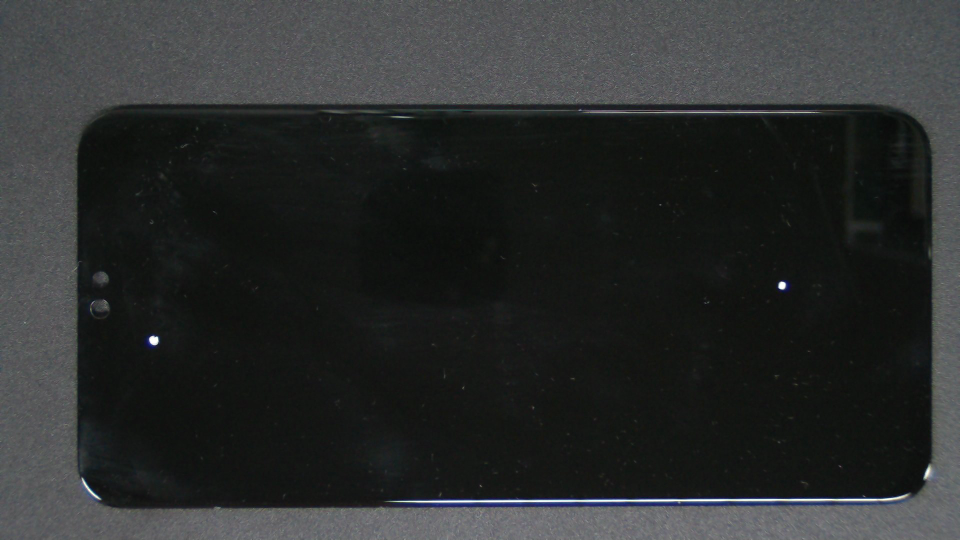
#> input picture Sta_0026.jpg, 1920 x 1080 px (shown at 1/2 size); its folder holds only this picture in this run
$ python -i Edge.py   (imports and definitions only)
#> lines starting #> are read from the running program, lines starting #| are printed output that depends on the picture; after the words box and inside, x2 and y2 are one past the last pixel; in counts of white or black regions, pixels touching at a corner belong together
import cv2
import numpy as np
import os


def calculate_average_gray(img):
    """
    计算图片的平均灰度值
    参数:
        image_path: 图片文件路径（本地路径）或网络图片URL
    返回:
        float: 图片的平均灰度值（范围 0-255，0=纯黑，255=纯白）
    """
    # 2. 转换为灰度图（彩色图转灰度的标准做法）
    gray_img = cv2.cvtColor(img, cv2.COLOR_BGR2GRAY)
    # 3. 计算平均灰度值（np.mean 计算所有像素的平均值）
    avg_gray = np.mean(gray_img)
    return round(avg_gray, 2)  # 保留两位小数，方便查看


def photo_classify(img):
    try:
        h, w = img.shape[:2]
        avg_gray = calculate_average_gray(img)
        print(f"平均灰度值：{avg_gray}")
        threshold = 65  # 阈值可根据你的样本调整
        if avg_gray < threshold:
            print("判断：图为全黑手机")
            """
            screen_x1 = 258   # 屏幕左边界
            screen_y1 = 200  # 屏幕上边界
            screen_x2 = 1673  # 屏幕右边界
            screen_y2 = 914  # 屏幕下边界
            """
            mask_calculate = background_segment(img, "black")
            mask = np.zeros((h, w), dtype=np.uint8)
            x1, y1, x2, y2 = 258, 205, 1673, 905
            cv2.rectangle(mask, (x1, y1), (x2, y2), 255, -1)
            intersection_mask = cv2.bitwise_and(mask_calculate, mask)
            return intersection_mask
        else:
            print("判断：图为带白色部分的手机")
            return background_segment(img, "white")
    except Exception as e:
        print(f"计算失败：{e}")


def background_segment(img,type):
    h, w = img.shape[:2]
    gray = cv2.cvtColor(img, cv2.COLOR_BGR2GRAY)
    if type == "white":
        _, thresh = cv2.threshold(gray, 50, 255, cv2.THRESH_BINARY_INV)
    else:
        _, thresh = cv2.threshold(gray, 0, 255, cv2.THRESH_BINARY_INV + cv2.THRESH_TRIANGLE)
    contours, _ = cv2.findContours(thresh, cv2.RETR_EXTERNAL, cv2.CHAIN_APPROX_SIMPLE)
    max_contour = max(contours, key=cv2.contourArea)  # 最大轮廓对应目标区域
    min_rect = cv2.minAreaRect(max_contour)  # 返回 (中心(x,y), (宽,高), 旋转角度)
    rect_points = cv2.boxPoints(min_rect)  # 转换为四个顶点坐标
    rect_points = np.int0(rect_points)  # 转为整数
    mask = np.zeros((h, w), dtype=np.uint8)
    sorted = sort_coordinates(rect_points)
    x_sorted = sorted[:, 0]  # 所有行的第0列（横坐标）
    y_sorted = sorted[:, 1]  # 所有行的第1列（纵坐标）
    if type == "white":
        (x1, y1, x2, y2) = (x_sorted[1] + 4, y_sorted[1] + 3, x_sorted[2] - 4, y_sorted[2] - 4)
    else:
        (x1, y1, x2, y2) = (x_sorted[1] + 4, y_sorted[1] + 19, x_sorted[2] - 4, y_sorted[2]-4)
    cv2.rectangle(mask, (x1, y1), (x2, y2), 255, -1)
    result = img.copy()
    cv2.drawContours(result, [rect_points], 0, (0, 255, 0), 2)  # 绘制最小矩形
    cv2.imwrite("seg.jpg", result)
    return mask


def sort_coordinates(arr):
    """
    将numpy数组的横坐标和纵坐标分别按从小到大排序
    （默认输入为形状类似 (n, 2) 的数组，每一行是一个点[横坐标, 纵坐标]）

    参数:
        arr: numpy数组，每一行是一个点[横坐标, 纵坐标]

    返回:
        numpy数组: 横坐标和纵坐标分别升序排列后的数组
    """
    # 提取横坐标（第0列）和纵坐标（第1列）
    x_coords = arr[:, 0]  # 所有行的第0列（横坐标）
    y_coords = arr[:, 1]  # 所有行的第1列（纵坐标）

    # 分别对横、纵坐标进行升序排序
    x_sorted = np.sort(x_coords)
    y_sorted = np.sort(y_coords)
    # 将排序后的横、纵坐标重新组合成数组
    sorted_arr = np.column_stack((x_sorted, y_sorted))
    return sorted_arr


def RemoveBackground(folder_path):
    for filename in os.listdir(folder_path):
        if not filename.lower().endswith(('.png', '.jpg', '.jpeg')):
            continue  # 跳过非图像文件
        img_path = os.path.join(folder_path, filename)
        img = cv2.imread(img_path)
        h, w = img.shape[:2]
        if img is None:
            print(f"无法读取图像 {filename}，跳过")
            continue
        file = os.path.join("result", filename)
        os.makedirs("result", exist_ok=True)
        mask = photo_classify(img)
        non_zero_coords = cv2.findNonZero(mask)
        if non_zero_coords is not None:
            x, y, w, h = cv2.boundingRect(non_zero_coords)
            # 裁剪最小包围区域
            cropped_image = img[y:y + h, x:x + w]
            print(f"已裁剪无用黑边，裁剪区域：x={x}, y={y}, 宽={w}, 高={h}")
            cv2.imwrite(file, cropped_image)
        else:
            print("non_zero_coords is None")

>>> import cv2
>>> picture = cv2.imread('Sta_0026.jpg')
#> picture is the input picture: shape (1080, 1920, 3); mean B, G, R 45, 45.4, 43.3
>>> result = photo_classify(picture)
#> in calculate_average_gray, `avg_gray = np.mean(gray_img)`: avg_gray = 44.72
#| 平均灰度值：44.72
#> in background_segment, `_, thresh = cv2.threshold(gray, 0, 255, cv2.THRESH_BINARY_INV + cv2.TH..`:
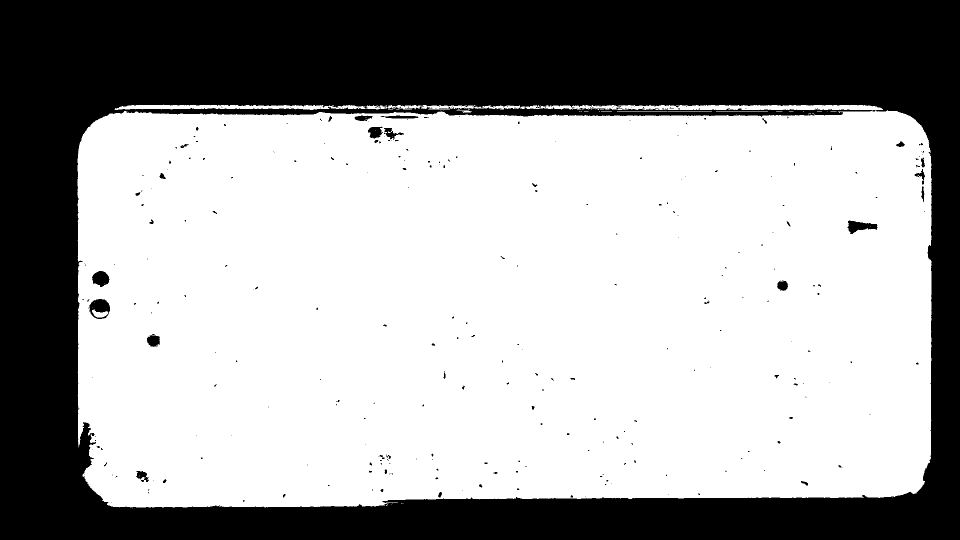
#> thresh: shape (1080, 1920) (shown at 1/2 size); 63.4% white; 338 black regions (285 under 20 px)
#> in background_segment, `contours, _ = cv2.findContours(thresh, cv2.RETR_EXTERNAL, cv2.CHAIN_AP..`: contours = 50 contours, 46 with area under 20; largest, box (x1, y1, x2, y2) and area: (155, 220, 1864, 1015) 1309389, (776, 210, 1766, 221) 6072, (229, 209, 775, 220) 3084, (913, 221, 944, 226) 40
#> in background_segment, `max_contour = max(contours, key=cv2.contourArea)`: max_contour = contour of 1583 points, box (x1, y1, x2, y2) (155, 220, 1864, 1015), area 1309389
#> in background_segment, `min_rect = cv2.minAreaRect(max_contour)`: min_rect = ((1009.1, 617.2), (1708.6, 792.4), -0.075)
#> in background_segment, `rect_points = cv2.boxPoints(min_rect)`: rect_points = [[155.3, 1014.5], [154.3, 222.1], [1862.8, 219.9], [1863.9, 1012.3]]
#> in background_segment, `rect_points = np.int0(rect_points)`: rect_points = [[155, 1014], [154, 222], [1862, 219], [1863, 1012]]
#> in sort_coordinates, `x_coords = arr[:, 0]`: x_coords = [155, 154, 1862, 1863]
#> in sort_coordinates, `y_coords = arr[:, 1]`: y_coords = [1014, 222, 219, 1012]
#> in sort_coordinates, `x_sorted = np.sort(x_coords)`: x_sorted = [154, 155, 1862, 1863]
#> in sort_coordinates, `y_sorted = np.sort(y_coords)`: y_sorted = [219, 222, 1012, 1014]
#> in sort_coordinates, `sorted_arr = np.column_stack((x_sorted, y_sorted))`: sorted_arr = [[154, 219], [155, 222], [1862, 1012], [1863, 1014]]
#> in background_segment, `sorted = sort_coordinates(rect_points)`: sorted has the same summary as sorted_arr in sort_coordinates
#> in background_segment, `x_sorted = sorted[:, 0]`: x_sorted = [154, 155, 1862, 1863]
#> in background_segment, `y_sorted = sorted[:, 1]`: y_sorted = [219, 222, 1012, 1014]
#> in background_segment, `(x1, y1, x2, y2) = (x_sorted[1] + 4, y_sorted[1] + 19, x_sorted[2] - 4..`: x1 = 159; y1 = 241; x2 = 1858; y2 = 1008
#> in background_segment, `cv2.rectangle(mask, (x1, y1), (x2, y2), 255, -1)`:
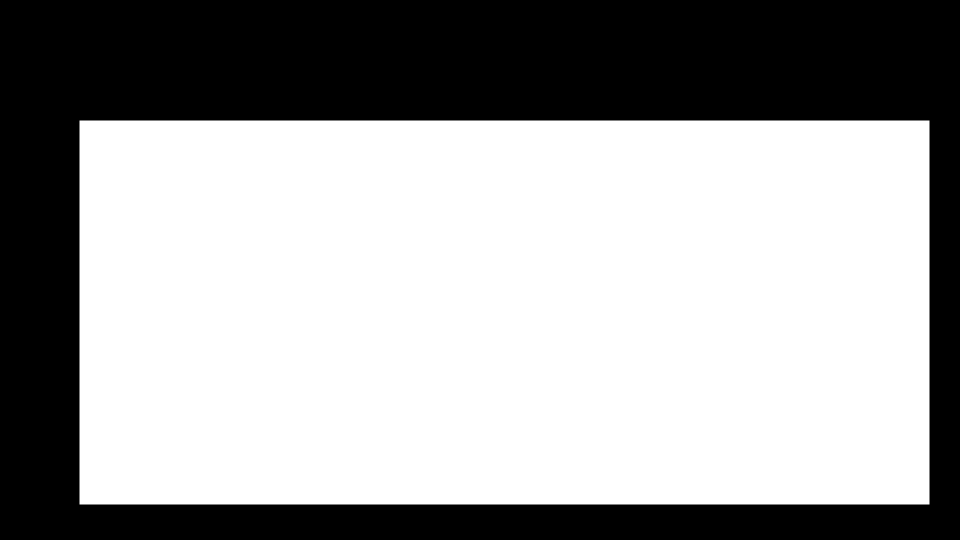
#> mask: shape (1080, 1920) (shown at 1/2 size); 63% white; 1 black region, box (x1, y1, x2, y2) and area: (0, 0, 1920, 1080) 768000
#> in background_segment, `cv2.drawContours(result, [rect_points], 0, (0, 255, 0), 2)`:
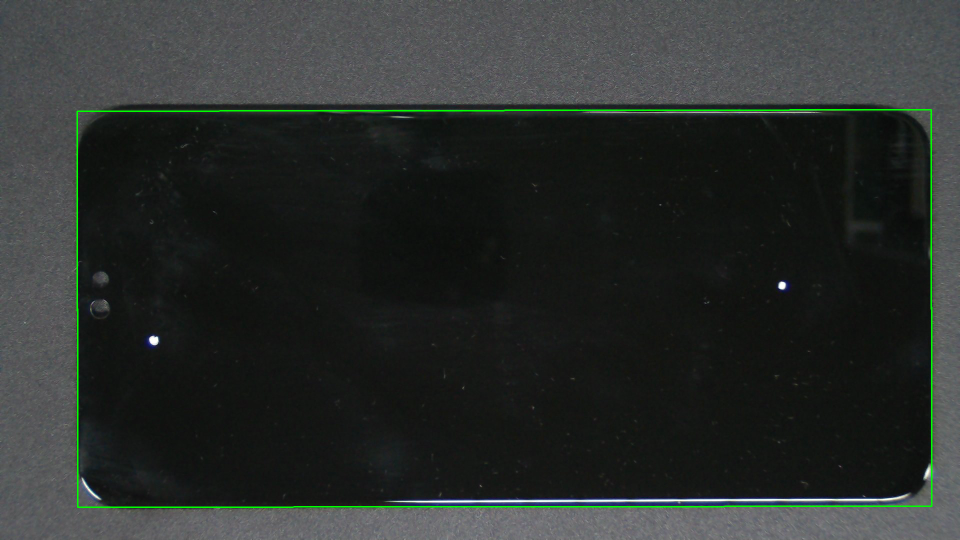
#> result: shape (1080, 1920, 3) (shown at 1/2 size); 0.72% of pixels changed, all inside (x1, y1, x2, y2) = (153, 218, 1865, 1016)
#> in photo_classify, `cv2.rectangle(mask, (x1, y1), (x2, y2), 255, -1)`:
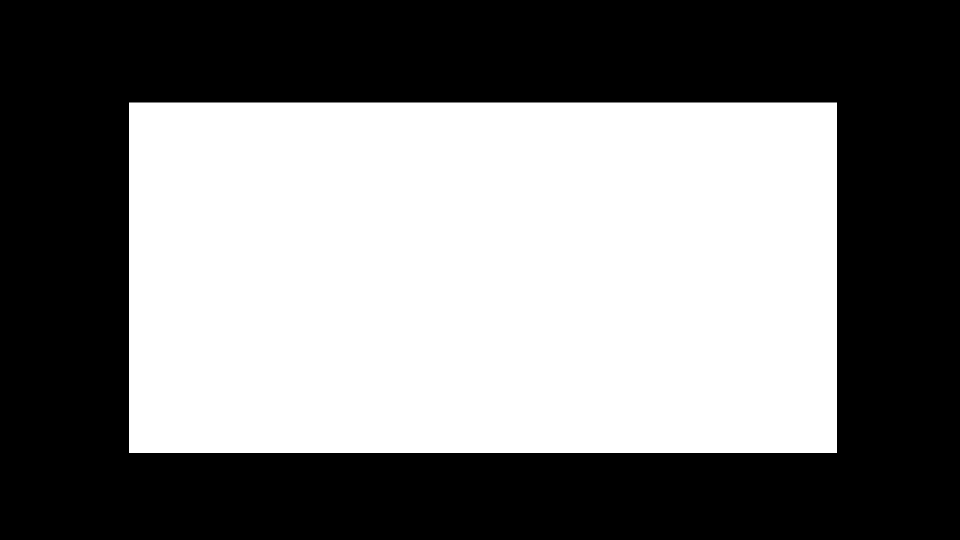
#> mask: shape (1080, 1920) (shown at 1/2 size); 47.9% white; 1 white region, box (x1, y1, x2, y2) and area: (258, 205, 1674, 906) 992616
#> in photo_classify, `intersection_mask = cv2.bitwise_and(mask_calculate, mask)`:
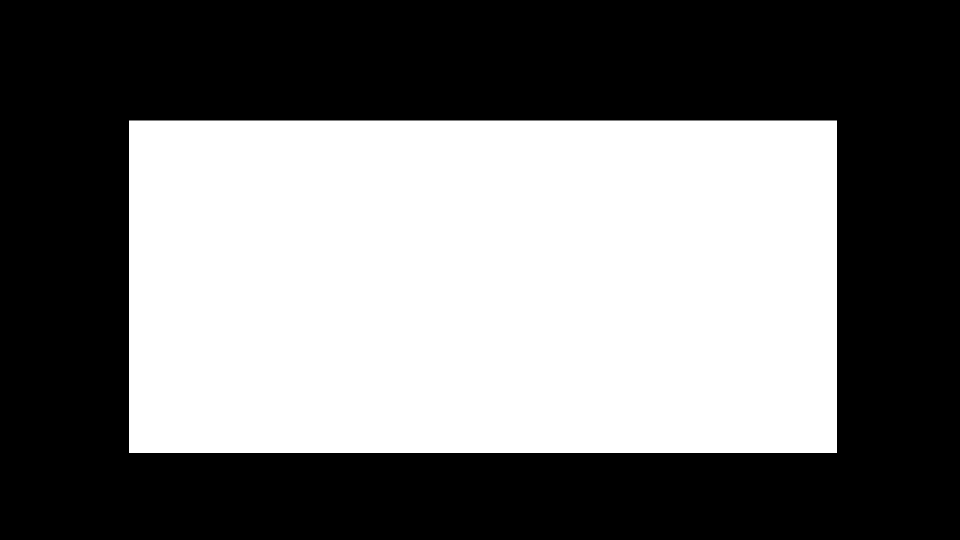
#> intersection_mask: shape (1080, 1920) (shown at 1/2 size); 45.4% white; 1 white region, box (x1, y1, x2, y2) and area: (258, 241, 1674, 906) 941640
